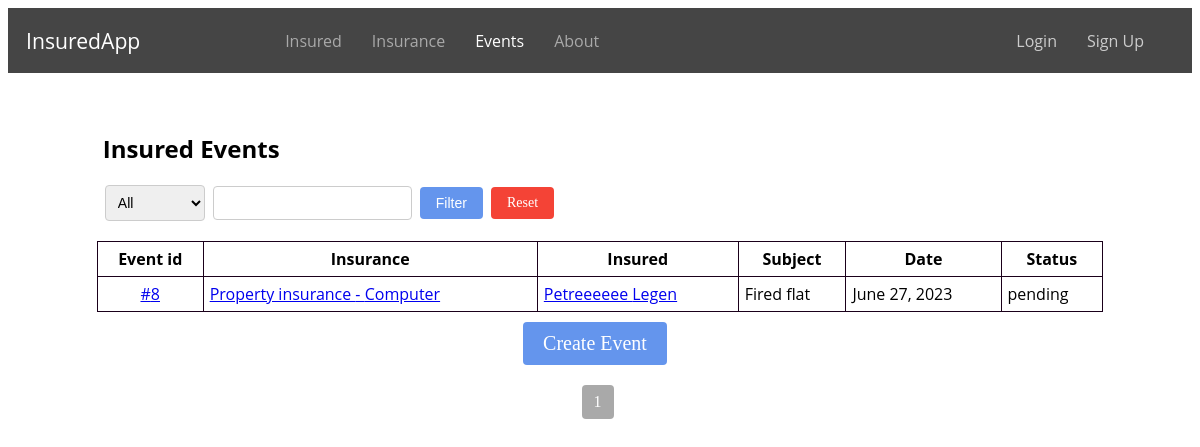
The page /insurance_events/ on the database as committed earlier.
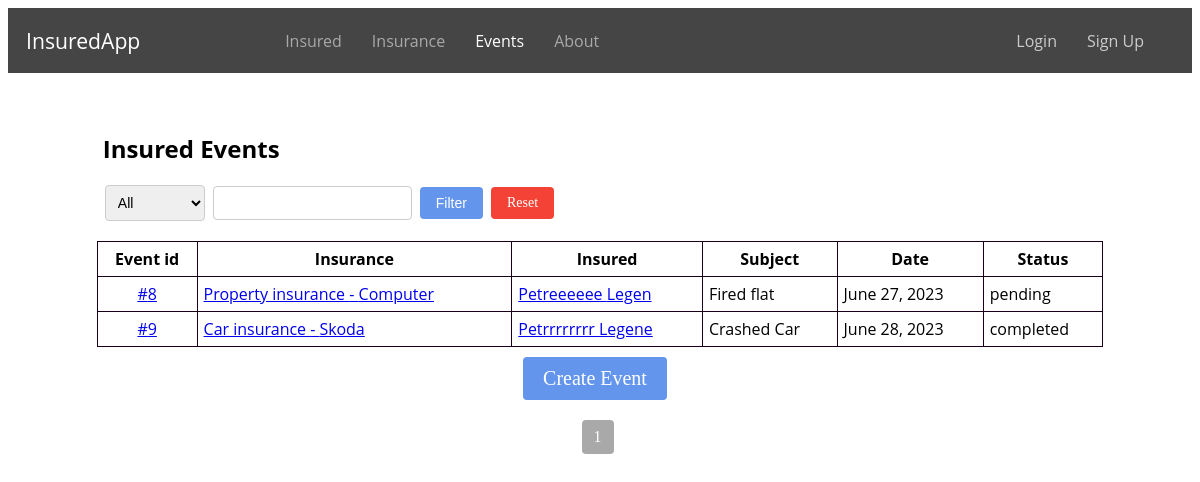
The same page on the database as committed later.
### evidence/models.py (models this page shows, shortened)
class InsuranceEvent(models.Model):
    STATUS_CHOICES = (
        ('pending', 'Pending'),
        ('approved', 'Approved'),
        ('rejected', 'Rejected'),
        ('in_progress', 'In Progress'),
        ('completed', 'Completed'),
    )
    insurance = models.ForeignKey(Insurance, on_delete=models.CASCADE, null=True)
    subject = models.CharField(max_length=32, null=True)
    description = models.TextField()
    date = models.DateField()
    status = models.CharField(max_length=32, choices=STATUS_CHOICES)
    note = models.TextField(blank=True, null=True)

class Insurance(models.Model):
    INSURANCE_TYPE = (
        ('home', 'Home insurance'),
        ('car', 'Car insurance'),
        ('property', 'Property insurance'),
    )
    insurance = models.ManyToManyField(Insured, related_name='insurance')
    type = models.CharField(max_length=32, choices=INSURANCE_TYPE)
    subject = models.CharField(max_length=32)
    amount = models.DecimalField(max_digits=10, decimal_places=2)
    valid_from = models.DateField()
    valid_until = models.DateField()
    class Meta:
        ordering = ['id']

class Insured(models.Model):
    user = models.ForeignKey(User, on_delete=models.CASCADE, related_name='insured', null=True, blank=True)
    first_name = models.CharField(max_length=100)
    profile_photo = models.ImageField(upload_to='profile_photos', blank=True, null=True)
    last_name = models.CharField(max_length=100)
    email = models.EmailField()
    role = models.CharField(max_length=20, choices=RoleEnum.choices(), null=True)
    street = models.CharField(max_length=100)
    city = models.CharField(max_length=64)
    zipcode = models.CharField(max_length=16)
    phone = models.CharField(max_length=16)
    is_policyholder = models.BooleanField(default=False)
    class Meta:
        ordering = ['id']

### evidence/views.py (the view, shortened to what this page needs)
# urls.py: path('insurance_events/', insurance_events, name='insurance_events'),
def insurance_events(request):
    filter_by = request.GET.get('filter_by')
    keyword = request.GET.get('keyword')
    events = InsuranceEvent.objects.all()
    for event in events:
        insured_names = ", ".join([insured.first_name for insured in event.insurance.insurance.all()])
        setattr(event, 'insured_names', insured_names)
    paginator = Paginator(events, 5)
    page_number = request.GET.get('page')
    page_obj = paginator.get_page(page_number)
    return render(request, 'insurance_events.html', {'page_obj': page_obj})

### evidence/templates/insurance_events.html (shortened to what this page needs)
{% extends 'base.html' %}
{% block content %}
  <h2 class="insured-events-h">Insured Events</h2>
  <div class="filter-container">
    <form method="GET" class="filter-form">
      <select name="filter_by">
        <option value="" {% if not request.GET.filter_by %}selected{% endif %}>All</option>
      </select>
      <input type="text" name="keyword" value="{{ request.GET.keyword }}">
      <button type="submit" class="filter-button">Filter</button>
      <a href="{% url 'insurance_events' %}" class="reset-filter-button">Reset</a>
    </form>
  </div>
  <table class="insured-events-table">
    <thead>
      <tr>
        <th>Event id</th>
        <th>Insurance</th>
        <th>Insured</th>
        <th>Subject</th>
        <th>Date</th>
        <th>Status</th>
      </tr>
    </thead>
    <tbody>
      {% for event in page_obj %}
        <tr>
          <td>
            <a href="{% url 'insurance_event_detail' event_id=event.id %}" class="event-id">
              #{{ event.id }}
            </a>
          </td>
          <td>
            <a href="{% url 'insurance_detail' event.insurance.id %}">
              {{ event.insurance.get_type_display }} - {{ event.insurance.subject }}
            </a>
          </td>
          <td>
            {% for insured in event.insurance.insurance.all %}
              {% if not insured.is_policyholder %}
                <a href="{% url 'insured_detail' insured.id %}">
                  {{ insured.first_name }} {{ insured.last_name }}
                </a>
              {% endif %}
            {% endfor %}
          </td>
          <td>{{ event.subject }}</td>
          <td>{{ event.date }}</td>
          <td>{{ event.status }}</td>
        </tr>
      {% endfor %}
    </tbody>
  </table>
  <div class="main-buttons">
    <a href="{% url 'create_event' %}" class="button button-add">Create Event</a>
  </div>
  <div class="pagination">
    <span class="current-page">{{ page_obj.number }}</span>
  </div>
{% endblock %}

Rows that differ between the two databases and show on the page:
added InsuranceEvent: id "9", insurance.type "Car insurance", insurance.subject "Skoda", subject "Crashed Car", date "June 28, 2023", status "completed"
now on this page (row unchanged): Insured: first_name "Petrrrrrrrr", last_name "Legene", shown under "9"
